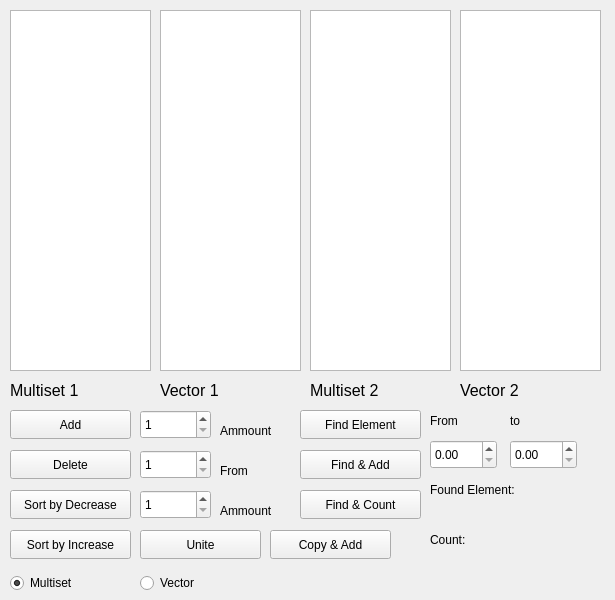
<?xml version="1.0" encoding="UTF-8"?>
<ui version="4.0">
 <class>Lab11_PNR</class>
 <widget class="QMainWindow" name="Lab11_PNR">
  <property name="geometry">
   <rect>
    <x>0</x>
    <y>0</y>
    <width>615</width>
    <height>600</height>
   </rect>
  </property>
  <property name="windowTitle">
   <string>Lab11_PNR</string>
  </property>
  <widget class="QWidget" name="centralwidget">
   <widget class="QListWidget" name="listWidMultiset_PNR">
    <property name="geometry">
     <rect>
      <x>10</x>
      <y>10</y>
      <width>141</width>
      <height>361</height>
     </rect>
    </property>
   </widget>
   <widget class="QListWidget" name="listWidVector_PNR">
    <property name="geometry">
     <rect>
      <x>160</x>
      <y>10</y>
      <width>141</width>
      <height>361</height>
     </rect>
    </property>
   </widget>
   <widget class="QLabel" name="lblMultiset_PNR">
    <property name="geometry">
     <rect>
      <x>10</x>
      <y>380</y>
      <width>141</width>
      <height>20</height>
     </rect>
    </property>
    <property name="font">
     <font>
      <pointsize>12</pointsize>
     </font>
    </property>
    <property name="text">
     <string>Multiset 1</string>
    </property>
   </widget>
   <widget class="QLabel" name="lblVector_PNR">
    <property name="geometry">
     <rect>
      <x>160</x>
      <y>380</y>
      <width>141</width>
      <height>20</height>
     </rect>
    </property>
    <property name="font">
     <font>
      <pointsize>12</pointsize>
     </font>
    </property>
    <property name="text">
     <string>Vector 1</string>
    </property>
   </widget>
   <widget class="QPushButton" name="btnAdd_PNR">
    <property name="geometry">
     <rect>
      <x>10</x>
      <y>410</y>
      <width>121</width>
      <height>29</height>
     </rect>
    </property>
    <property name="text">
     <string>Add</string>
    </property>
   </widget>
   <widget class="QSpinBox" name="spinBoxAmmountAdd_PNR">
    <property name="geometry">
     <rect>
      <x>140</x>
      <y>410</y>
      <width>71</width>
      <height>29</height>
     </rect>
    </property>
    <property name="minimum">
     <number>1</number>
    </property>
   </widget>
   <widget class="QSpinBox" name="spinBoxFromDelete_PNR">
    <property name="geometry">
     <rect>
      <x>140</x>
      <y>450</y>
      <width>71</width>
      <height>29</height>
     </rect>
    </property>
    <property name="minimum">
     <number>1</number>
    </property>
   </widget>
   <widget class="QPushButton" name="btnDelete_PNR">
    <property name="geometry">
     <rect>
      <x>10</x>
      <y>450</y>
      <width>121</width>
      <height>29</height>
     </rect>
    </property>
    <property name="text">
     <string>Delete</string>
    </property>
   </widget>
   <widget class="QSpinBox" name="spinBoxAmmountDelete_PNR">
    <property name="geometry">
     <rect>
      <x>140</x>
      <y>490</y>
      <width>71</width>
      <height>29</height>
     </rect>
    </property>
    <property name="minimum">
     <number>1</number>
    </property>
   </widget>
   <widget class="QLabel" name="lblAmmountAdd_PNR">
    <property name="geometry">
     <rect>
      <x>220</x>
      <y>420</y>
      <width>71</width>
      <height>21</height>
     </rect>
    </property>
    <property name="text">
     <string>Ammount</string>
    </property>
   </widget>
   <widget class="QLabel" name="lblFromDelete_PNR">
    <property name="geometry">
     <rect>
      <x>220</x>
      <y>460</y>
      <width>71</width>
      <height>21</height>
     </rect>
    </property>
    <property name="text">
     <string>From</string>
    </property>
   </widget>
   <widget class="QLabel" name="lblAmmountDelete_PNR">
    <property name="geometry">
     <rect>
      <x>220</x>
      <y>500</y>
      <width>71</width>
      <height>21</height>
     </rect>
    </property>
    <property name="text">
     <string>Ammount</string>
    </property>
   </widget>
   <widget class="QPushButton" name="btnSortDecrease_PNR">
    <property name="geometry">
     <rect>
      <x>10</x>
      <y>490</y>
      <width>121</width>
      <height>29</height>
     </rect>
    </property>
    <property name="text">
     <string>Sort by Decrease</string>
    </property>
   </widget>
   <widget class="QRadioButton" name="radioBtnMultiset_PNR">
    <property name="geometry">
     <rect>
      <x>10</x>
      <y>570</y>
      <width>112</width>
      <height>26</height>
     </rect>
    </property>
    <property name="text">
     <string>Multiset</string>
    </property>
    <property name="checked">
     <bool>true</bool>
    </property>
   </widget>
   <widget class="QRadioButton" name="radioBtnVector_PNR">
    <property name="geometry">
     <rect>
      <x>140</x>
      <y>570</y>
      <width>112</width>
      <height>26</height>
     </rect>
    </property>
    <property name="text">
     <string>Vector</string>
    </property>
   </widget>
   <widget class="QLabel" name="lblMultisetIterValue_PNR">
    <property name="geometry">
     <rect>
      <x>340</x>
      <y>430</y>
      <width>71</width>
      <height>21</height>
     </rect>
    </property>
    <property name="text">
     <string/>
    </property>
   </widget>
   <widget class="QLabel" name="lblVectorIterValue_PNR">
    <property name="geometry">
     <rect>
      <x>340</x>
      <y>500</y>
      <width>71</width>
      <height>21</height>
     </rect>
    </property>
    <property name="text">
     <string/>
    </property>
   </widget>
   <widget class="QPushButton" name="btnUnite_PNR">
    <property name="geometry">
     <rect>
      <x>140</x>
      <y>530</y>
      <width>121</width>
      <height>29</height>
     </rect>
    </property>
    <property name="text">
     <string>Unite</string>
    </property>
   </widget>
   <widget class="QPushButton" name="btnSortIncrease_PNR">
    <property name="geometry">
     <rect>
      <x>10</x>
      <y>530</y>
      <width>121</width>
      <height>29</height>
     </rect>
    </property>
    <property name="text">
     <string>Sort by Increase</string>
    </property>
   </widget>
   <widget class="QPushButton" name="btnCopyAndAdd_PNR">
    <property name="geometry">
     <rect>
      <x>270</x>
      <y>530</y>
      <width>121</width>
      <height>29</height>
     </rect>
    </property>
    <property name="text">
     <string>Copy &amp;&amp; Add</string>
    </property>
   </widget>
   <widget class="QListWidget" name="listWidVector2_PNR">
    <property name="geometry">
     <rect>
      <x>460</x>
      <y>10</y>
      <width>141</width>
      <height>361</height>
     </rect>
    </property>
   </widget>
   <widget class="QListWidget" name="listWidMultiset2_PNR">
    <property name="geometry">
     <rect>
      <x>310</x>
      <y>10</y>
      <width>141</width>
      <height>361</height>
     </rect>
    </property>
   </widget>
   <widget class="QLabel" name="lblVector2_PNR">
    <property name="geometry">
     <rect>
      <x>460</x>
      <y>380</y>
      <width>141</width>
      <height>20</height>
     </rect>
    </property>
    <property name="font">
     <font>
      <pointsize>12</pointsize>
     </font>
    </property>
    <property name="text">
     <string>Vector 2</string>
    </property>
   </widget>
   <widget class="QLabel" name="lblMultiset2_PNR">
    <property name="geometry">
     <rect>
      <x>310</x>
      <y>380</y>
      <width>141</width>
      <height>20</height>
     </rect>
    </property>
    <property name="font">
     <font>
      <pointsize>12</pointsize>
     </font>
    </property>
    <property name="text">
     <string>Multiset 2</string>
    </property>
   </widget>
   <widget class="QLabel" name="lblFromFind_PNR">
    <property name="geometry">
     <rect>
      <x>430</x>
      <y>410</y>
      <width>51</width>
      <height>21</height>
     </rect>
    </property>
    <property name="text">
     <string>From</string>
    </property>
   </widget>
   <widget class="QLabel" name="lblToFind_PNR">
    <property name="geometry">
     <rect>
      <x>510</x>
      <y>410</y>
      <width>51</width>
      <height>21</height>
     </rect>
    </property>
    <property name="text">
     <string>to</string>
    </property>
   </widget>
   <widget class="QDoubleSpinBox" name="doubleSpinBoxFrom_PNR">
    <property name="geometry">
     <rect>
      <x>430</x>
      <y>440</y>
      <width>67</width>
      <height>29</height>
     </rect>
    </property>
   </widget>
   <widget class="QDoubleSpinBox" name="doubleSpinBoxTo_PNR">
    <property name="geometry">
     <rect>
      <x>510</x>
      <y>440</y>
      <width>67</width>
      <height>29</height>
     </rect>
    </property>
   </widget>
   <widget class="QPushButton" name="btnFindElement_PNR">
    <property name="geometry">
     <rect>
      <x>300</x>
      <y>410</y>
      <width>121</width>
      <height>29</height>
     </rect>
    </property>
    <property name="text">
     <string>Find Element</string>
    </property>
   </widget>
   <widget class="QLabel" name="lblFoundElement_PNR">
    <property name="geometry">
     <rect>
      <x>430</x>
      <y>480</y>
      <width>181</width>
      <height>20</height>
     </rect>
    </property>
    <property name="text">
     <string>Found Element:</string>
    </property>
   </widget>
   <widget class="QPushButton" name="btnFindAndAdd_PNR">
    <property name="geometry">
     <rect>
      <x>300</x>
      <y>450</y>
      <width>121</width>
      <height>29</height>
     </rect>
    </property>
    <property name="text">
     <string>Find &amp;&amp; Add</string>
    </property>
   </widget>
   <widget class="QLabel" name="lblFoundElementValue_PNR">
    <property name="geometry">
     <rect>
      <x>430</x>
      <y>510</y>
      <width>181</width>
      <height>20</height>
     </rect>
    </property>
    <property name="text">
     <string/>
    </property>
   </widget>
   <widget class="QPushButton" name="btnFindAndCount_PNR">
    <property name="geometry">
     <rect>
      <x>300</x>
      <y>490</y>
      <width>121</width>
      <height>29</height>
     </rect>
    </property>
    <property name="text">
     <string>Find &amp;&amp; Count</string>
    </property>
   </widget>
   <widget class="QLabel" name="lblCountOfFound_PNR">
    <property name="geometry">
     <rect>
      <x>430</x>
      <y>530</y>
      <width>181</width>
      <height>20</height>
     </rect>
    </property>
    <property name="text">
     <string>Count:</string>
    </property>
   </widget>
   <widget class="QLabel" name="lblCountOfFoundValue_PNR">
    <property name="geometry">
     <rect>
      <x>430</x>
      <y>560</y>
      <width>181</width>
      <height>20</height>
     </rect>
    </property>
    <property name="text">
     <string/>
    </property>
   </widget>
   <zorder>btnFindElement_PNR</zorder>
   <zorder>btnDelete_PNR</zorder>
   <zorder>listWidMultiset_PNR</zorder>
   <zorder>listWidVector_PNR</zorder>
   <zorder>lblMultiset_PNR</zorder>
   <zorder>lblVector_PNR</zorder>
   <zorder>btnAdd_PNR</zorder>
   <zorder>spinBoxAmmountAdd_PNR</zorder>
   <zorder>spinBoxFromDelete_PNR</zorder>
   <zorder>spinBoxAmmountDelete_PNR</zorder>
   <zorder>lblAmmountAdd_PNR</zorder>
   <zorder>lblFromDelete_PNR</zorder>
   <zorder>lblAmmountDelete_PNR</zorder>
   <zorder>btnSortDecrease_PNR</zorder>
   <zorder>radioBtnMultiset_PNR</zorder>
   <zorder>radioBtnVector_PNR</zorder>
   <zorder>lblMultisetIterValue_PNR</zorder>
   <zorder>lblVectorIterValue_PNR</zorder>
   <zorder>btnUnite_PNR</zorder>
   <zorder>btnSortIncrease_PNR</zorder>
   <zorder>btnCopyAndAdd_PNR</zorder>
   <zorder>listWidVector2_PNR</zorder>
   <zorder>listWidMultiset2_PNR</zorder>
   <zorder>lblVector2_PNR</zorder>
   <zorder>lblMultiset2_PNR</zorder>
   <zorder>lblFromFind_PNR</zorder>
   <zorder>lblToFind_PNR</zorder>
   <zorder>doubleSpinBoxFrom_PNR</zorder>
   <zorder>doubleSpinBoxTo_PNR</zorder>
   <zorder>lblFoundElement_PNR</zorder>
   <zorder>btnFindAndAdd_PNR</zorder>
   <zorder>lblFoundElementValue_PNR</zorder>
   <zorder>btnFindAndCount_PNR</zorder>
   <zorder>lblCountOfFound_PNR</zorder>
   <zorder>lblCountOfFoundValue_PNR</zorder>
  </widget>
 </widget>
 <resources/>
 <connections/>
</ui>
